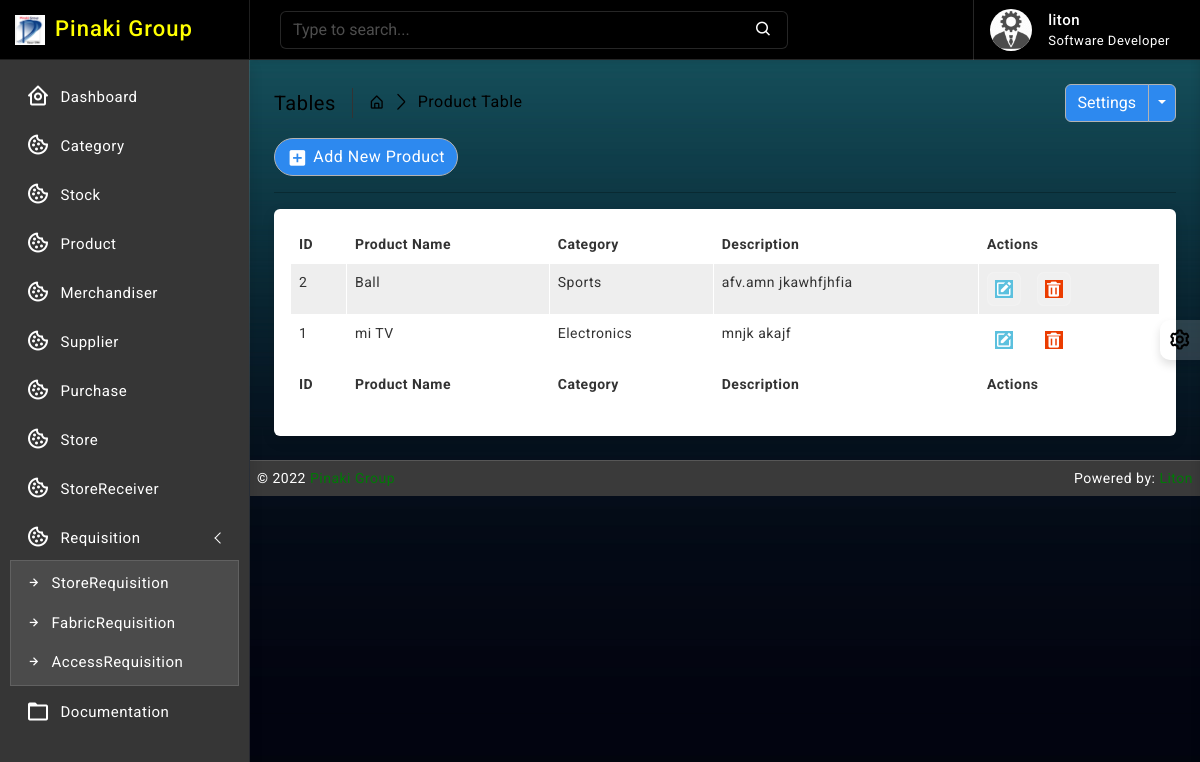
The page /product/ (signed in) on the database as committed earlier.
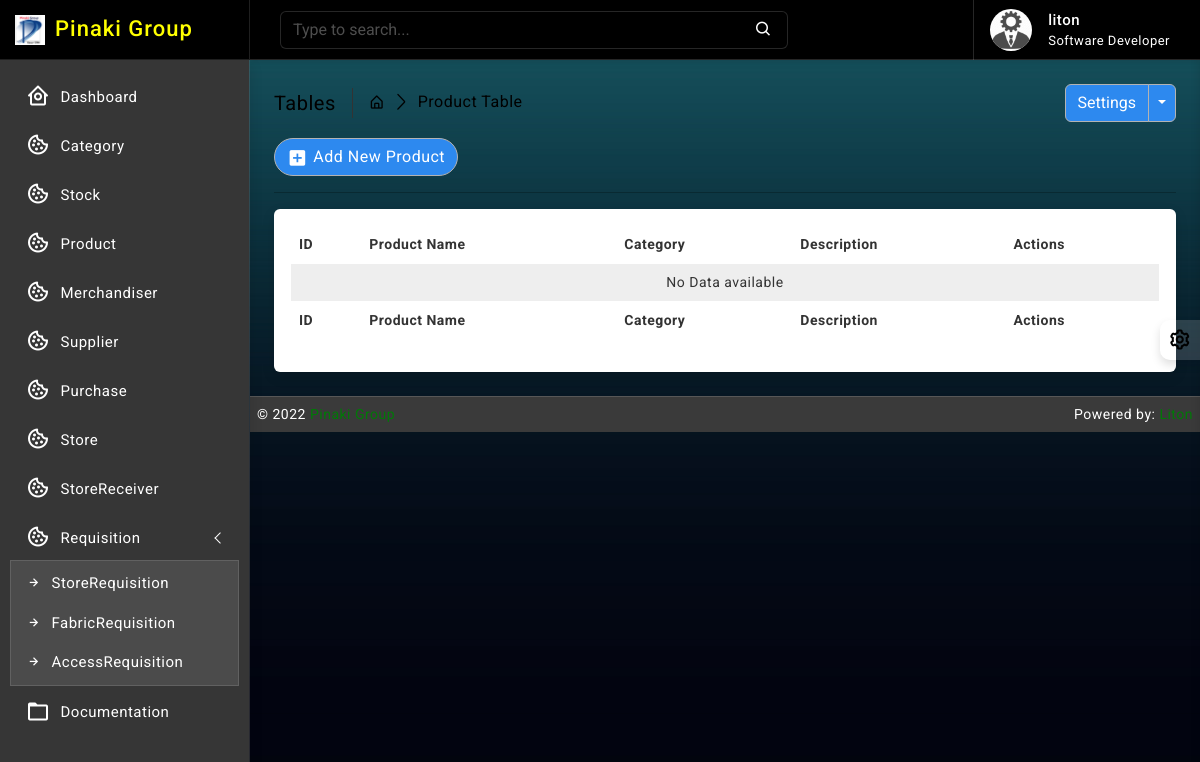
The same page on the database as committed later.
### product/models.py (models this page shows, shortened)
class Product(models.Model):
    name = models.CharField(max_length=64, null=True, unique=True, blank=True)
    category = models.ForeignKey(Category, on_delete=models.CASCADE, blank=False)
    description = models.TextField()
    created_at = models.DateTimeField(auto_now_add=True, auto_now=False)
    updated_at = models.DateTimeField(auto_now_add=False, auto_now=True)

### category/models.py (models this page shows)
class Category(models.Model):
    name = models.CharField(max_length=64, null=True, unique=True, blank=True)
    created_at = models.DateTimeField(auto_now_add=True, auto_now=False)
    updated_at = models.DateTimeField(auto_now_add=False, auto_now=True)
    def __str__(self):
        return self.name

### accounts/decorators.py (the view)
        def wrapper_func(request, *args, **kwargs):
            group = None
            if request.user.groups.exists():
                group = request.user.groups.all()[0].name
            if group in allowed_roles:
                return view_func(request, *args, **kwargs)
            else:
                return render(request, 'accounts/index.html')

### product/views.py (called while the page is built)
@login_required
@allowed_users(allowed_roles=['admin', 'merchandiser', 'store'])
def product_read(request):
    product_data = Product.objects.all().order_by('-id')
    context = {
        'product_data': product_data
    }
    return render(request, 'product/read.html', context)

### templates/product/read.html (shortened to what this page needs)
{% extends 'base/base.html' %}
{% block body %}
{% load static %}
		<div class="page-wrapper">
			<div class="page-content">
				<div class="page-breadcrumb d-none d-sm-flex align-items-center mb-3">
					<div class="breadcrumb-title pe-3">Tables</div>
					<div class="ps-3">
						<nav aria-label="breadcrumb">
							<ol class="breadcrumb mb-0 p-0">
								<li class="breadcrumb-item"><a href="javascript:;"><i class="bx bx-home-alt"></i></a>
								</li>
								<li class="breadcrumb-item active" aria-current="page">Product Table</li>
							</ol>
						</nav>
					</div>
					<div class="ms-auto">
						<div class="btn-group">
							<button type="button" class="btn btn-light">Settings</button>
							<button type="button" class="btn btn-light dropdown-toggle dropdown-toggle-split" data-bs-toggle="dropdown">	<span class="visually-hidden">Toggle Dropdown</span>
							</button>
						</div>
					</div>
				</div>
                <div class="ms-auto"><a href="/product/create/" class="btn btn-light radius-30 mt-2 mt-lg-0"><i class="bx bxs-plus-square"></i>Add New Product</a></div>
				<hr/>
				<div class="card">
					<div class="card-body">
						<div class="table-responsive">
							<table id="example2" class="table table-striped table-bordered">
								<thead>
									<tr>
                                        <th>ID</th>
                                        <th>Product Name</th>
                                        <th>Category</th>
                                        <th>Description</th>
                                        <th>Actions</th>
									</tr>
								</thead>
								<tbody>
									{% for data in product_data %}
									<tr>
                                        <td>{{ data.id }}</td>
                                        <td>{{ data.name }}</td>
                                        <td>{{ data.category }}</td>
                                        <td>{{ data.description }}</td>
									   <td class="center">
										<div class="d-flex order-actions">
											<a class="" href="{% url 'product_update' data.id %}">
												<i class='bx bxs-edit'></i>
											</a>
											<a class="ms-3" href="{% url 'product_delete' data.id %}" onclick="return confirm('Are you sure?');">
												<i class='bx bxs-trash'></i>
											</a>
										</div>
									   </td>
									</tr>
								 {% endfor %}
								 {% if not product_data %}
								 <tr>
									 <td colspan="10" class="text-center">No Data available</td>
								 </tr>
								 {% endif %}
								</tbody>
								<tfoot>
									<tr>
                                        <th>ID</th>
                                        <th>Product Name</th>
                                        <th>Category</th>
                                        <th>Description</th>
                                        <th>Actions</th>
									</tr>
								</tfoot>
							</table>
						</div>
					</div>
				</div>
			</div>
		</div>
{% endblock body %}

### templates/base/base.html (shortened to what this page needs)
{% load static %}
<!DOCTYPE html>
<html lang="en">
<head>
    {% include 'base/header.html' %}
</head>
<body class="bg-theme bg-theme2">
    <div class="wrapper">
        {% include 'base/slider.html' %}
        {% include 'base/navbar.html' %}
        {% block body %}
        {% endblock body %}
        {% include 'base/footer.html' %}
    </div>
    {% include 'base/switcher.html' %}
</body>
</html>

### templates/base/header.html (shortened to what this page needs)
{% load static %}
<link href="{% static 'plugins/simplebar/css/simplebar.css' %}" rel="stylesheet" />
<link href="{% static 'plugins/perfect-scrollbar/css/perfect-scrollbar.css' %}" rel="stylesheet" />
<link href="{% static 'plugins/metismenu/css/metisMenu.min.css' %}" rel="stylesheet" />
<link href="{% static 'plugins/datatable/css/dataTables.bootstrap5.min.css' %}" rel="stylesheet" />
<link href="{% static 'css/bootstrap.min.css' %}" rel="stylesheet">
<link href="{% static 'css/bootstrap-extended.css' %}" rel="stylesheet">
<link href="{% static 'css/app.css' %}" rel="stylesheet">
<link href="{% static 'css/icons.css' %}" rel="stylesheet">

### templates/base/slider.html (shortened to what this page needs)
{% load static %}
		<div class="sidebar-wrapper" data-simplebar="true">
			<div class="sidebar-header">
				<div>
					<img src="{% static 'images/logo-icon.png' %}" class="logo-icon" alt="logo icon">
				</div>
				<div>
					<h4 class="logo-text">Pinaki Group</h4>
				</div>
				<div class="toggle-icon ms-auto"><i class='bx bx-arrow-to-left'></i>
				</div>
			</div>
			<ul class="metismenu" id="menu">
				<li>
					<a href="{% url 'home' %}">
						<div class="parent-icon"><i class='bx bx-home-circle'></i>
						</div>
						<div class="menu-title">Dashboard</div>
					</a>
				</li>
				<li>
					<a href="{% url 'category_read' %}">
						<div class="parent-icon"><i class='bx bx-cookie'></i>
						</div>
						<div class="menu-title">Category</div>
					</a>
				</li>
				<li>
					<a href="{% url 'stock_read' %}">
						<div class="parent-icon"><i class='bx bx-cookie'></i>
						</div>
						<div class="menu-title">Stock</div>
					</a>
				</li>
				<li>
					<a href="{% url 'product_read' %}">
						<div class="parent-icon"><i class='bx bx-cookie'></i>
						</div>
						<div class="menu-title">Product</div>
					</a>
				</li>
				<li>
					<a href="{% url 'merchandiser_read' %}">
						<div class="parent-icon"><i class='bx bx-cookie'></i>
						</div>
						<div class="menu-title">Merchandiser</div>
					</a>
				</li>
				<li>
					<a href="/supplier/create/">
						<div class="parent-icon"><i class='bx bx-cookie'></i>
						</div>
						<div class="menu-title">Supplier</div>
					</a>
				</li>
				<li>
					<a href="{% url 'purchase_read' %}">
						<div class="parent-icon"><i class='bx bx-cookie'></i>
						</div>
						<div class="menu-title">Purchase</div>
					</a>
				</li>
				<li>
					<a href="{% url 'store_read' %}">
						<div class="parent-icon"><i class='bx bx-cookie'></i>
						</div>
						<div class="menu-title">Store</div>
					</a>
				</li>
				<li>
					<a href="{% url 'storeRec_read' %}">
						<div class="parent-icon"><i class='bx bx-cookie'></i>
						</div>
						<div class="menu-title">StoreReceiver</div>
					</a>
				</li>
				<li>
					<a href="javascript:;" class="has-arrow">
						<div class="parent-icon"><i class='bx bx-cookie'></i>
						</div>
						<div class="menu-title">Requisition</div>
					</a>
					<ul>
						<li> <a href="{% url 'storeRequis_read' %}"><i class="bx bx-right-arrow-alt"></i>StoreRequisition</a>
						</li>
						<li> <a href="{% url 'fabricRequis_read' %}"><i class="bx bx-right-arrow-alt"></i>FabricRequisition</a>
						</li>
						<li> <a href="{% url 'ar_read' %}"><i class="bx bx-right-arrow-alt"></i>AccessRequisition</a>
						</li>
					</ul>
				</li>
				<li>
					<a href="https://codervent.com/dashtreme/documentation/index.html" target="_blank">
						<div class="parent-icon"><i class="bx bx-folder"></i>
						</div>
						<div class="menu-title">Documentation</div>
					</a>
				</li>
			</ul>
		</div>

### templates/base/navbar.html (shortened to what this page needs)
{% load static %}
		<header>
			<div class="topbar d-flex align-items-center">
				<nav class="navbar navbar-expand">
					<div class="search-bar flex-grow-1">
						<div class="position-relative search-bar-box">
							<input type="text" class="form-control search-control" placeholder="Type to search..."> <span class="position-absolute top-50 search-show translate-middle-y"><i class='bx bx-search'></i></span>
						</div>
					</div>
					<div class="user-box dropdown">
						<a class="d-flex align-items-center nav-link dropdown-toggle dropdown-toggle-nocaret" href="#" role="button" data-bs-toggle="dropdown" aria-expanded="false">
							<img src="{% static 'images/avatars/avatar-2.png' %}" class="user-img" alt="user avatar">
							<div class="user-info ps-3">
								<p class="user-name mb-0">{{request.user}}</p>
								<p class="designattion mb-0">Software Developer</p>
							</div>
						</a>
					</div>
				</nav>
			</div>
		</header>

### templates/base/footer.html
{% load static %}
<footer class="page-footer">
    <p>
        <span style="text-align:left;float:left">&copy; 2022 <a href="https://pinakigroup.com/" alt="Bootstrap Themes">Pinaki Group</a></span>
        <span class="hidden-phone" style="text-align:right;float:right">Powered by: <a href="https://www.linkedin.com/in/litonbairaggi" alt="Bootstrap Admin Templates">Liton</a></span>
    </p>
</footer>

### templates/base/switcher.html (shortened to what this page needs)
{% load static %}
	<div class="switcher-wrapper">
		<div class="switcher-btn"> <i class='bx bx-cog bx-spin'></i>
		</div>
	</div>

### templates/base/js.html (shortened to what this page needs)
{% load static %}

Rows that differ between the two databases and show on the page:
removed Product: id "2", name "Ball", category "Sports", description "afv.amn jkawhfjhfia"
removed Product: id "1", name "mi TV", category "Electronics", description "mnjk akajf"
Other text that changed with them:
text now shown: "No Data available"
